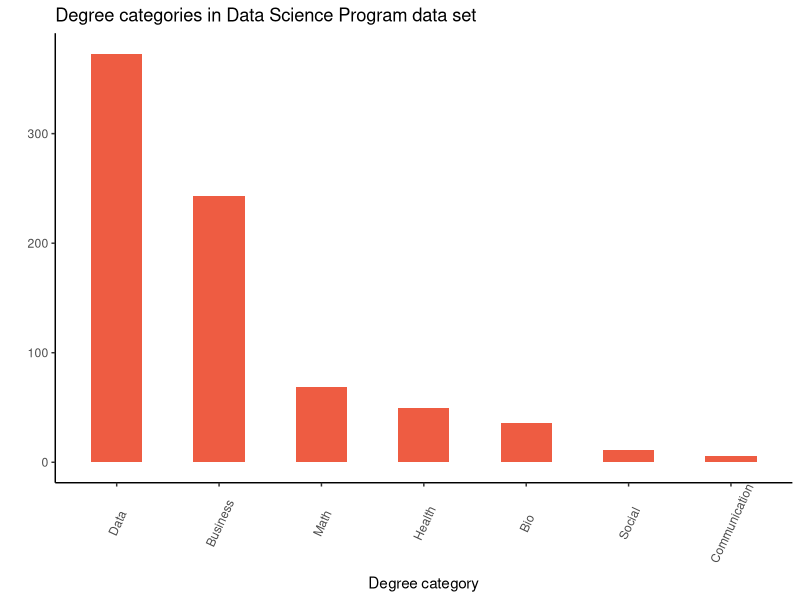
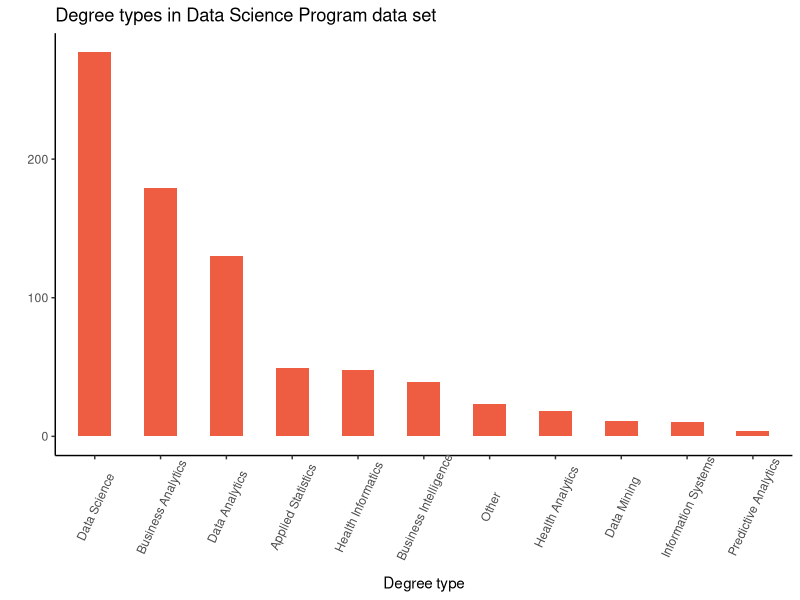
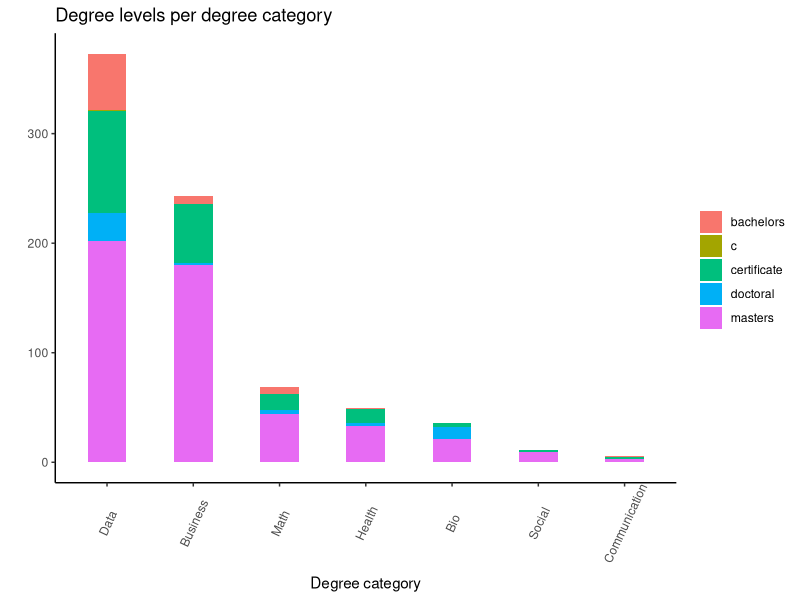
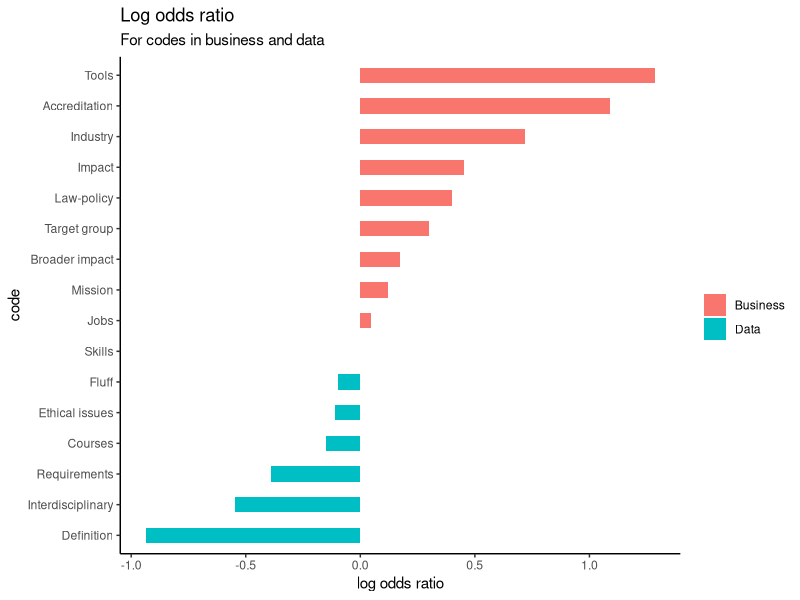
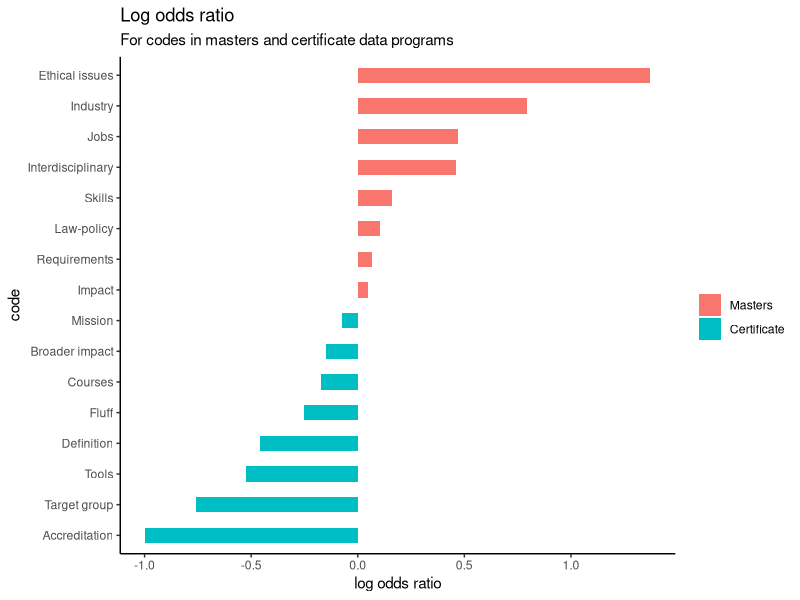
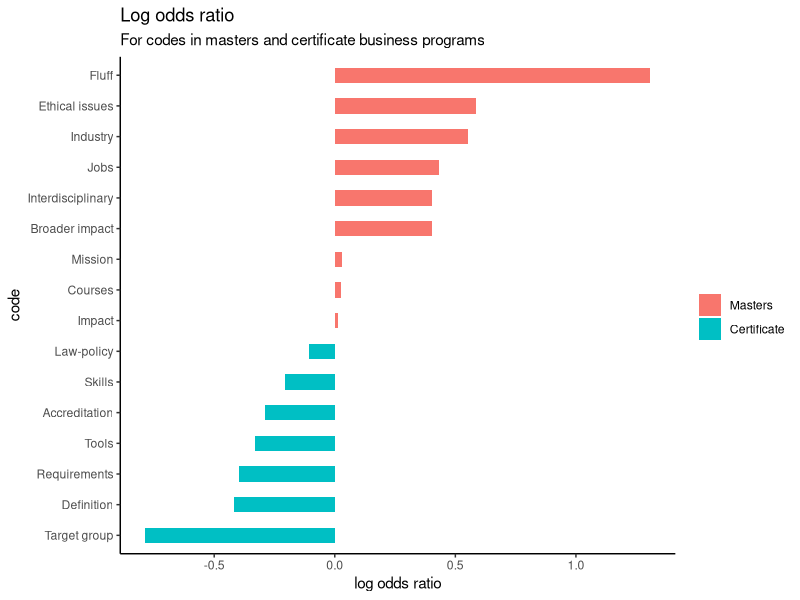
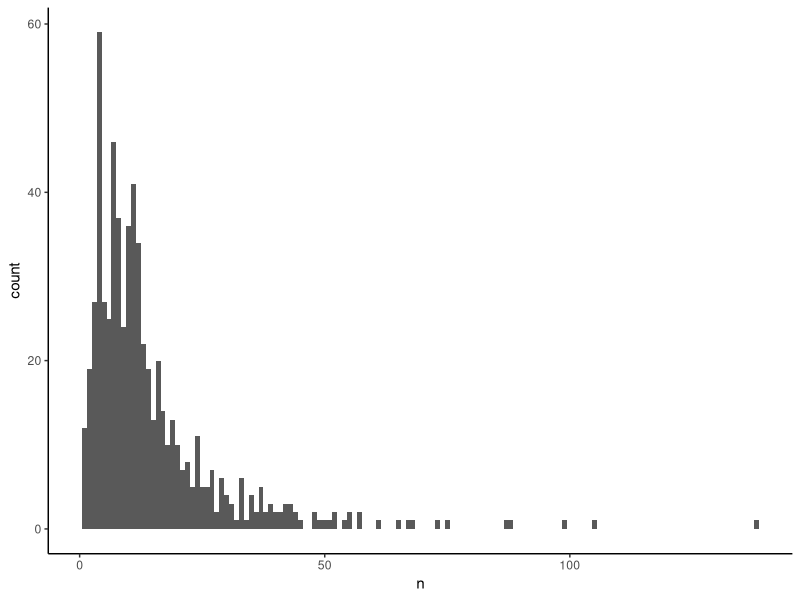

Source code (R) for these figures, in order:
## ---- chunk 1
knitr::opts_chunk$set(
  echo = TRUE, 
  warning = FALSE,
  message = FALSE,
  error = FALSE, 
  cache = FALSE
)
## ---- chunk 2
library(dplyr)
library(ggplot2)

theme_set(theme_classic())


codes_df <- readr::read_csv(
  file = file.path('..', 'data', 'codes.csv'), 
  show_col_types = FALSE
)

degrees_df <- readr::read_csv(
  file = file.path('..', 'data', 'degrees.csv'), 
  show_col_types = FALSE
)

quotes_df <- readr::read_csv(
  file = file.path('..', 'data', 'quotes.csv'), 
  show_col_types = FALSE
)

courses_df <- readr::read_csv(
  file = file.path('..', 'data', 'courses.csv'),
  show_col_types = FALSE
)
## ---- chunk 3
degrees_df %>% nrow()
## ---- chunk 4
degrees_df %>%
  left_join(codes_df) %>%
  filter(is.na(quote_id))
## ---- chunk 5
degrees_df %>%
  left_join(codes_df) %>%
  filter(code == 'Courses') %>%
  distinct(degree_id) %>%
  nrow()
## ---- chunk 6
degrees_df %>%
  count(degree_category) %>%
  mutate(degree_category = forcats::fct_reorder(degree_category, n, .desc = T)) %>%
  ggplot(aes(x = degree_category, y = n)) +
  geom_bar(stat = 'identity', width = 0.5, fill = 'tomato2') +
  labs(title = 'Degree categories in Data Science Program data set') +
  xlab(label = 'Degree category') +
  ylab(label = '') +
  theme(axis.text.x = element_text(angle = 65, vjust = 0.6))
  
## ---- chunk 7
degrees_df %>%
  count(degree_type) %>%
  mutate(degree_type = forcats::fct_reorder(degree_type, n, .desc = T)) %>%
  ggplot(aes(x = degree_type, y = n)) +
  geom_bar(stat = 'identity', width = 0.5, fill = 'tomato2') +
  labs(title = 'Degree types in Data Science Program data set') +
  xlab(label = 'Degree type') +
  ylab(label = '') +
  theme(axis.text.x = element_text(angle = 65, vjust = 0.6))
  
## ---- chunk 8
degrees_df %>%
  add_count(degree_category) %>%
  mutate(degree_category = forcats::fct_reorder(degree_category, n, .desc = T)) %>%
  select(degree_category, degree_level) %>%
  ggplot(aes(degree_category)) +
  geom_bar(aes(fill = degree_level), width = 0.45) +
  theme(axis.text.x = element_text(angle = 65, vjust = 0.6)) +
  labs(title = 'Degree levels per degree category') +
  xlab(label = 'Degree category') +
  ylab(label = '') +
  scale_fill_discrete(name = '')
## ---- chunk 9
code_ratios <-
  degrees_df %>%
  left_join(codes_df) %>%
  filter(degree_category %in% c('Business', 'Data')) %>%
  filter(!code %in% c('[!!]', '[??]')) %>%
  filter(!is.na(code)) %>%
  select(degree_category, code) %>%
  count(degree_category, code) %>%
  tidyr::pivot_wider(names_from = degree_category, values_from = n, values_fill = 0) %>%
  mutate_if(is.numeric, list(~(. + 1) / (sum(.) + 1))) %>%
  mutate(logratio = log(Business / Data)) %>%
  arrange(desc(logratio))

code_ratios %>%
  mutate(code = reorder(code, logratio)) %>%
  ggplot(aes(code, logratio, fill = logratio < 0)) +
  geom_col(show.legend = TRUE, width = 0.5) +
  coord_flip() +
  labs(subtitle="For codes in business and data", 
       title= "Log odds ratio") + 
  ylab('log odds ratio') +
  scale_fill_discrete(name = "", labels = c('Business', 'Data'))

## ---- chunk 10
code_ratios <-
  degrees_df %>%
  left_join(codes_df) %>%
  filter(degree_category == 'Data') %>%
  filter(degree_level %in% c('masters', 'certificate')) %>%
  filter(!code %in% c('[!!]', '[??]')) %>%
  filter(!is.na(code)) %>%
  select(degree_level, code) %>%
  count(degree_level, code) %>%
  tidyr::pivot_wider(names_from = degree_level, values_from = n, values_fill = 0) %>%
  mutate_if(is.numeric, list(~(. + 1) / (sum(.) + 1))) %>%
  mutate(logratio = log(masters / certificate)) %>%
  arrange(desc(logratio))

code_ratios %>%
  mutate(code = reorder(code, logratio)) %>%
  ggplot(aes(code, logratio, fill = logratio < 0)) +
  geom_col(show.legend = TRUE, width = 0.5) +
  coord_flip() +
  labs(subtitle="For codes in masters and certificate data programs",
       title= "Log odds ratio") +
  ylab('log odds ratio') +
  scale_fill_discrete(name = "", labels = c('Masters', 'Certificate'))

## ---- chunk 11
code_ratios <-
  degrees_df %>%
  left_join(codes_df) %>%
  filter(degree_category == 'Business') %>%
  filter(degree_level %in% c('masters', 'certificate')) %>%
  filter(!code %in% c('[!!]', '[??]')) %>%
  filter(!is.na(code)) %>%
  select(degree_level, code) %>%
  count(degree_level, code) %>%
  tidyr::pivot_wider(names_from = degree_level, values_from = n, values_fill = 0) %>%
  mutate_if(is.numeric, list(~(. + 1) / (sum(.) + 1))) %>%
  mutate(logratio = log(masters / certificate)) %>%
  arrange(desc(logratio))

code_ratios %>%
  mutate(code = reorder(code, logratio)) %>%
  ggplot(aes(code, logratio, fill = logratio < 0)) +
  geom_col(show.legend = TRUE, width = 0.5) +
  coord_flip() +
  labs(subtitle="For codes in masters and certificate business programs",
       title= "Log odds ratio") +
  ylab('log odds ratio') +
  scale_fill_discrete(name = "", labels = c('Masters', 'Certificate'))

## ---- chunk 12
slice_sample(courses_df, n = 100) %>% select(course)
## ---- chunk 13
nrow(courses_df)
## ---- chunk 14
no_courses <- 
  degrees_df %>%
  left_join(courses_df) %>%
  filter(is.na(course)) %>%
  nrow()

(no_courses / nrow(degrees_df)) * 100
## ---- chunk 15
courses_df %>%
  group_by(degree_id) %>%
  count() %>%
  ggplot(aes(x = n)) +
  geom_histogram(binwidth = 1)
